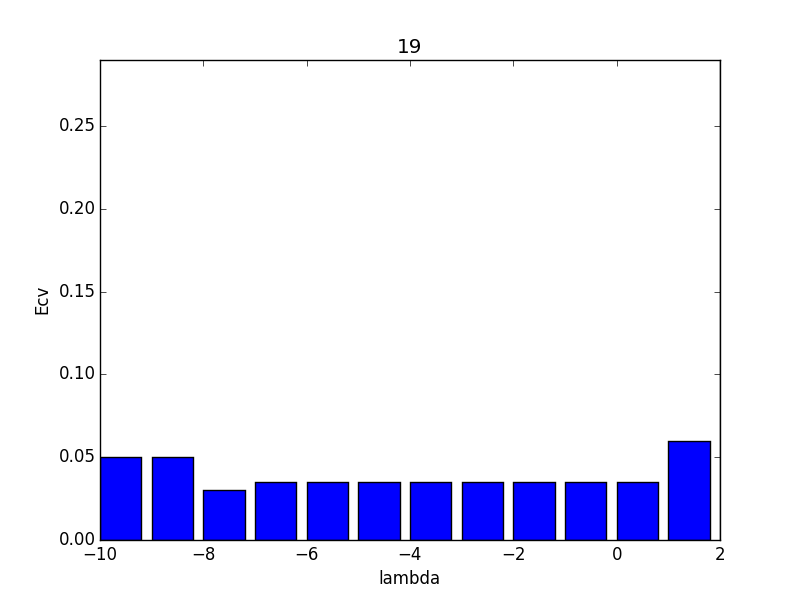

Generate this figure with Python:
import numpy as np
import pylab as pl

'''train data'''
X_train = []
Y_train = []
with open("hw4_train.dat") as f:
    for line in f:
        '''X_train'''
        x = line.split()[:-1]
        tmp = [1.0]
        for a in x:
            # print a
            tmp.append(float(a))
        X_train.append(tmp)

        '''Y_train'''
        Y_train.append(float(line.split()[-1]))
X_train = np.array(X_train)
Y_train = np.array(Y_train)
print 'X_train.shape: ',X_train.shape
print 'Y_train.shape: ',Y_train.shape

'''test data'''
X_test = []
Y_test = []
with open("hw4_test.dat") as f:
    for line in f:
        '''X_test'''
        x = line.split()[:-1]
        tmp = [1.0]
        for a in x:
            # print a
            tmp.append(float(a))
        X_test.append(tmp)

        '''Y_test'''
        Y_test.append(float(line.split()[-1]))
X_test = np.array(X_test)
Y_test = np.array(Y_test)
print 'X_test.shape: ',X_test.shape
print 'Y_test.shape: ',Y_test.shape

def calculate_Error(W, X, y):
    scores = np.dot(W, X.transpose())
    predicts = np.where(scores>=0,1.0,-1.0)
    E = sum(predicts!=y)
    return (E*1.0) / float(predicts.shape[0])

def W_rigde_regression(X,y,lam):
    Z_v = np.linalg.inv(np.dot(X.transpose(),X)+lam*np.eye(X.shape[1]))
    return  np.dot(np.dot(Z_v,X.transpose()),y)

lam_set = [ i for i in range(2,-11,-1) ]

min_Ecv = 1
target_lambda = 2

X_train_set = []
Y_train_set = []
for i in range(5):
    X_train_set.append(X_train[i*40:(i+1)*40])
    Y_train_set.append(Y_train[i*40:(i+1)*40])
    # print len(X_train_set)
    # print len(Y_train_set)
# raw_input('pause')

dic_19 = {}
for lam in lam_set:
    total_Ecv = 0
    for i in range(5):
        train_x = []
        train_y = []
        for j in range(5):
            if j!=i :
                train_x.extend( X_train[j*40:(j+1)*40] )
                train_y.extend( Y_train[j*40:(j+1)*40] )
        train_x = np.array(train_x)
        train_y = np.array(train_y)
        W = W_rigde_regression(train_x, train_y, pow(10, lam))
        Ecv = calculate_Error(W, X_train_set[i], Y_train_set[i])
        total_Ecv += Ecv

    this_lam_Ecv = total_Ecv/5.0
    dic_19[lam] = this_lam_Ecv
    # print 'lam: ',lam
    # print 'Ecv: ',this_lam_Ecv
    # print '======================'
    if this_lam_Ecv < min_Ecv:
        target_lambda = lam
        min_Ecv = this_lam_Ecv
print 'best'
print 'ans lambda: ',target_lambda
print 'min Eval: ',min_Ecv


pl.bar(dic_19.keys(),dic_19.values())
pl.xlim([min(dic_19.keys()), max(dic_19.keys())])
pl.ylim(0, (max(dic_19.values())))
pl.xlabel('lambda')
pl.ylabel('Ecv')
pl.title('19')
pl.savefig('19')
